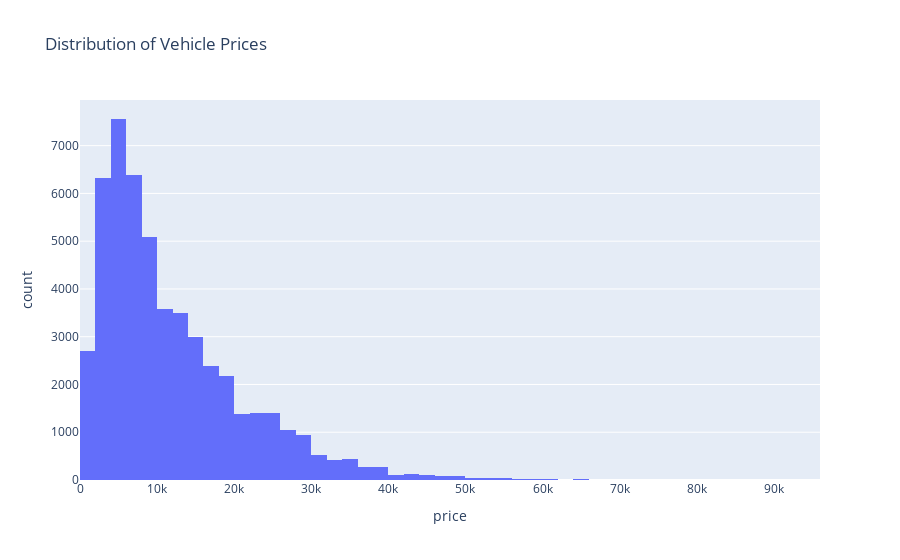

Here is the notebook cell this chart was saved with:
### Code cell
px.histogram(df[df['price'] <= 100000], x='price', nbins=75, title='Distribution of Vehicle Prices')

### Figure 1 — Plotly figure (JSON) as saved in the notebook; plotly's stock layout.template omitted (floating-point values rounded to 4 significant figures; data arrays with more than 128 entries replaced by an {"elided": "..."} marker saying what was removed)
{"data": [{"bingroup": "x", "hovertemplate": "price=%{x}<br>count=%{y}<extra></extra>", "legendgroup": "", "marker": {"color": "#636efa", "pattern": {"shape": ""}}, "name": "", "nbinsx": 75, "orientation": "v", "showlegend": false, "type": "histogram", "x": {"elided": "51508 int values"}, "xaxis": "x", "yaxis": "y"}], "layout": {"barmode": "relative", "legend": {"tracegroupgap": 0}, "title": {"text": "Distribution of Vehicle Prices"}, "xaxis": {"anchor": "y", "domain": [0, 1], "title": {"text": "price"}}, "yaxis": {"anchor": "x", "domain": [0, 1], "title": {"text": "count"}}}}
